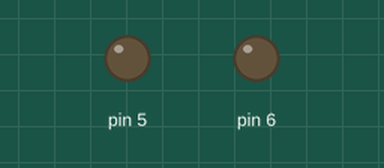
Recording of a sketch running on a simulated Arduino Uno, built with avr-gcc and run on an emulated ATmega328P. Parts: output pins drawn as LEDs (lit = HIGH).

Above: at 1.0 s.
At 3.0 s:
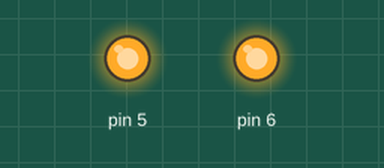
Timing chart, 0 to 5.2 s (numbered marks = the images above):
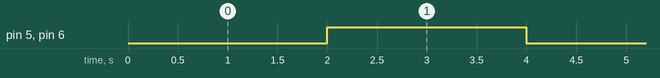

Measured:
- by itself, pin 5, pin 6: alternates HIGH for 2.0 s and LOW for 2.0 s

The sketch:

PhotoButton.ino
```cpp
#include "Relay.h"

const byte relay_1_pin{ 6 };
const byte relay_2_pin{ 5 };

Relay relay1(relay_1_pin);
Relay relay2(relay_2_pin);

void setup() {
  relay1.init();
  relay2.init();
}

void loop() {
  relay1.toggle();
  relay2.toggle();
  delay(2000);
}
```

Relay.cpp
```cpp
#include "Relay.h"

Relay::Relay(byte pin) {
  this->pin = pin;
}

void Relay::init() {
  pinMode(pin, OUTPUT);
  off();
}

void Relay::on() {
  state = LOW;
  digitalWrite(pin, state);
}

void Relay::off() {
  state = HIGH;
  digitalWrite(pin, state);
}

void Relay::toggle() {
  state = state == HIGH ? LOW : HIGH;
  digitalWrite(pin, state);
}
```

Relay.h
```cpp
#ifndef RELAY_H
#define RELAY_H

#include <Arduino.h>

class Relay {
private:
  byte pin;
  byte state;
public:
  Relay() {}
  Relay(byte pin);

  void init();
  void on();
  void off();
  void toggle();
};

#endif
```
